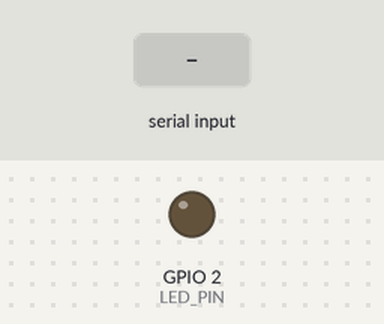
Bench run of a sketch on a simulated ESP32. Parts: output pins drawn as LEDs (lit = HIGH). Inputs (shaded band) come from the test bench.

Above: at 1.2 s.
1.3 s: "LED_ON\n" received over the second serial link
At 1.6 s:
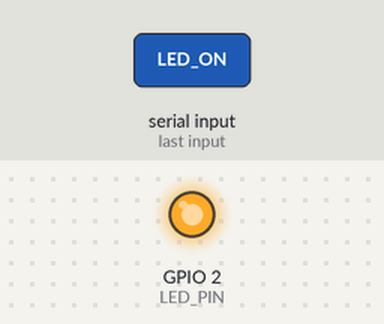
2.8 s: "LED_OFF\n" received over the second serial link
At 4.0 s:
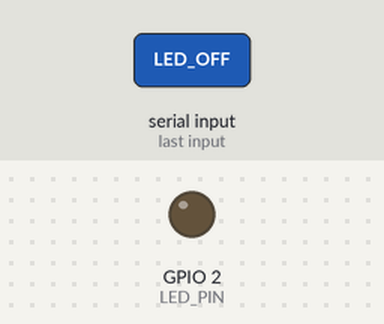
Timing chart, 0 to 5.8 s (numbered marks = the images above; inputs shaded):
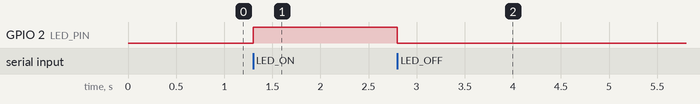

Measured:
- after the input at 1.3 s, GPIO 2 (LED_PIN): LOW → HIGH at once
- after the input at 2.8 s, GPIO 2 (LED_PIN): HIGH → LOW at once

The sketch:

receiver.ino
```cpp
#define LED_PIN 2
#define TXD2 17
#define RXD2 16

void setup() {
  Serial.begin(115200);
  Serial2.begin(115200, SERIAL_8N1, RXD2, TXD2);
  pinMode(LED_PIN, OUTPUT);
}

void loop() {

  if (Serial2.available()) {

    String cmd = Serial2.readStringUntil('\n');
    cmd.trim();

    if (cmd == "LED_ON") {
      digitalWrite(LED_PIN, HIGH);
    }

    else if (cmd == "LED_OFF") {
      digitalWrite(LED_PIN, LOW);
    }
  }
}
```
